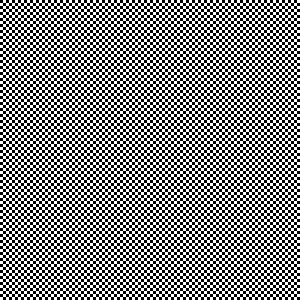
#> input picture Aula - PDI/Aula 10 - GLCM, PCA/codigos/checkerboard.tiff, 100 x 100 px (shown 3 times larger)
$ jupyter execute 'Graylevel Co-Ocurrence Matrix.ipynb'
#> lines starting #> are read from the running program, lines starting #| are printed output that depends on the picture; after the words box and inside, x2 and y2 are one past the last pixel; in counts of white or black regions, pixels touching at a corner belong together; long printed decimals are rounded
# Graylevel Co-Ocurrence Matrix (GLCM)

## 1.1 Cálculo da matriz GLCM

[cell 1]
import numpy as np
import matplotlib.pyplot as plt
import collections

def glcm(img, shift, num_levels):
    '''Calcula a matriz GLCM de uma imagem de entrada img.

    O parâmetro shift indica o deslocamento utilizado para comparar os pixels. Por
    exemplo, shift=(1,2) indica que cada pixel será relacionado com o pixel da linha
    de baixo e duas colunas para a direita. O parâmetro num_levels indica o número de
    níveis de intensidades desejados (tamanho da matriz GLCM)'''
#> called with img = array of shape (4, 4), shift = (0, 1), num_levels = 5

    glcm_matrix = np.zeros((num_levels, num_levels))

    num_rows, num_cols = img.shape
    for row in range(num_rows):
        for col in range(num_cols):
            reference_value = img[row, col]
            row_shift = row+shift[0]
            col_shift = col+shift[1]
            if row_shift>=0 and row_shift<num_rows and \
                        col_shift>=0 and col_shift<num_cols:
                neighbor_value = img[row+shift[0], col+shift[1]]
                glcm_matrix[reference_value, neighbor_value] += 1

    # Normaliza valores da matrix, de forma que a soma seja 1. Com isso,
    # os valores da matrix podem ser entendidos como probabilidades. Mas lembre-se
    # que os valores continuam sendo basicamente uma contagem, só que divididos por
    # um valor constante
    glcm_matrix = glcm_matrix/np.sum(glcm_matrix)

    return glcm_matrix

def glcm_numpy(img, shift, num_levels):
    '''Calcula a matriz GLCM de uma imagem de entrada img utilizando funcionalidades
       da bibliotecas numpy.

    O parâmetro shift indica o deslocamento utilizado para comparar os pixels. Por
    exemplo, shift=(1,2) indica que cada pixel será relacionado com o pixel da linha
    de baixo e duas colunas para a direita. O parâmetro num_levels indica o número de
    níveis de intensidades desejados (tamanho da matriz GLCM)'''

    num_rows, num_cols = img.shape

    # Cria arrays contendo os índices de todos os pontos da imagem, e
    # também arrays com os índices dos pontos transladados
    rr, cc = np.meshgrid(range(num_rows), range(num_cols), indexing='ij')
    rr = rr.flatten()
    cc = cc.flatten()
    rr_shift = rr + shift[0]
    cc_shift = cc + shift[1]

    # Mantém apenas índices que estão dentro da imagem
    valid_indices = np.nonzero((rr_shift>=0) & (rr_shift<num_rows) \
                               & (cc_shift>0) & (cc_shift<num_cols))
    rr = rr[valid_indices]
    cc = cc[valid_indices]
    rr_shift = rr_shift[valid_indices]
    cc_shift = cc_shift[valid_indices]

    # Valores da imagem em cada índice
    reference_values = img[rr, cc]
    neighbor_values = img[rr_shift, cc_shift]

    # Conta o número de ocorrências de cada tupla (x, y), onde
    # x é o valor do pixel referência e y o valor do pixel vizinho
    counter = collections.Counter(zip(reference_values, neighbor_values))

    # Separa os itens do contador. keys possui as tuplas (x, y) contendo
    # os pares de níveis de intensidade e values possui a contagem
    keys, values = zip(*counter.items())

    glcm_matrix = np.zeros((num_levels, num_levels))

    # Separa as tuplas em duas listas contendo linhas e colunas
    rows, cols = zip(*keys)
    glcm_matrix[rows, cols] = values
    glcm_matrix = glcm_matrix/np.sum(glcm_matrix)

    return glcm_matrix

## 1.2 Testes de cálculo da matriz GLCM

[cell 2]
img = np.array([[0, 1, 1, 4],
                [3, 2, 2, 1],
                [3, 2, 3, 2],
                [4, 2, 1, 1]])
glcm_mat = glcm(img, (0, 1), 5)
glcm_mat_np = glcm_numpy(img, (0, 1), 5)

print(glcm_mat)
print(glcm_mat_np)
# Imprime matriz não normalizada:
print(glcm_mat*(4*3))

[cell 3]
img = plt.imread('checkerboard.tiff')
#> img: shape (100, 100); 50% white in thin lines or dots
glcm_mat = glcm(img, (0, 1), 256)
#> after the loop in glcm (call 2), `for row in range(num_rows):`: glcm_matrix: shape (256, 256) float64; values 0 (black) and 4950 (white), 0% white in thin lines or dots
#> in glcm (call 2), `glcm_matrix = glcm_matrix/np.sum(glcm_matrix)`: glcm_matrix: shape (256, 256) float64; values 0 (black) and 0.5 (white), 0% white in thin lines or dots
print(glcm_mat)
#> (printed output is left out)
plt.imshow(glcm_mat, 'gray')

Note que os únicos valores não nulos da matriz glcm da imagem checkerboard estão nas posições (0, 255) e (255, 0)

[cell 4]
img = plt.imread('bricks.tiff')
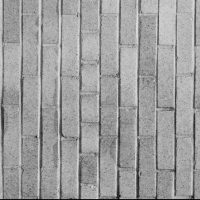
#> input picture Aula - PDI/Aula 10 - GLCM, PCA/codigos/bricks.tiff, 200 x 200 px
#> img is the input picture: shape (200, 200); min 4, max 220, mean 158.1
glcm_mat = glcm(img, (0, 1), 256)

plt.figure(figsize=[10,5])
plt.subplot(1, 2, 1)
plt.imshow(img, 'gray')
plt.subplot(1, 2, 2)
plt.imshow(glcm_mat, 'gray')

[cell 5]
img = plt.imread('tree.tiff')
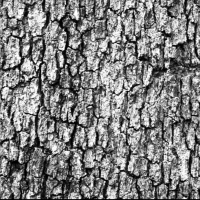
#> input picture Aula - PDI/Aula 10 - GLCM, PCA/codigos/tree.tiff, 200 x 200 px
#> img is the input picture: shape (200, 200); min 0, max 255, mean 127.6
glcm_mat = glcm(img, (0, 1), 256)
#> call 4 of glcm, with shift = (0, 1), num_levels = 256
#> after the loop in glcm (call 4), `for row in range(num_rows):`:
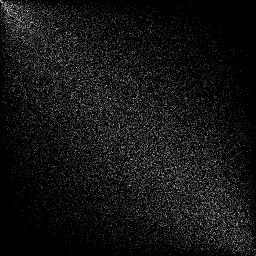
#> glcm_matrix: shape (256, 256) float64; min 0, max 8, mean 0.607; drawn with min black and max white

plt.figure(figsize=[10,5])
plt.subplot(1, 2, 1)
plt.imshow(img, 'gray')
plt.subplot(1, 2, 2)
plt.imshow(glcm_mat, 'gray')
#> after the loop in glcm (call 5), `for row in range(num_rows):`:
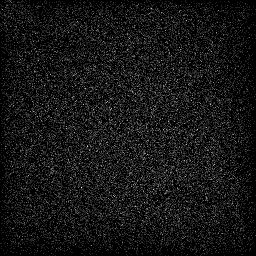
#> glcm_matrix: shape (256, 256) float64; min 0, max 7, mean 0.58; drawn with min black and max white

## 2. Cálculo de propriedades da GLCM

[cell 6]
def glcm_properties(glcm_mat):
    '''Calcula algumas propriedades da matriz GLCM de entrada glcm_mat'''

    num_rows, num_cols = glcm_mat.shape
#> num_rows = 256; num_cols = 256

    contrast = 0
    uniformity = 0
    homogeneity = 0
    entropy = 0
    for row in range(num_rows):
        for col in range(num_cols):
            contrast += (row-col)**2*glcm_mat[row, col]
            uniformity += glcm_mat[row, col]**2
            homogeneity += (glcm_mat[row, col]/(1+abs(row-col)))

            if glcm_mat[row, col]!=0:
                entropy += glcm_mat[row, col]*np.log2(glcm_mat[row, col])
#> after the loop, contrast = 8343; entropy = -14.65; homogeneity = 0.0397; uniformity = 4.34e-05
    entropy *= -1
#> entropy = 14.65

    return contrast, uniformity, homogeneity, entropy

[cell 7]
def glcm_properties_numpy(glcm_mat):
    '''Calcula algumas propriedades da matriz GLCM de entrada glcm_mat,
       utilizando funcionalidades da biblioteca numpy.'''

    num_levels = glcm_mat.shape[0]
    levels = np.arange(num_levels)

    # Cria arrays contendo os índices de todos os pontos da GLCM
    rr, cc = np.meshgrid(levels, levels, indexing='ij')
    rr = rr.flatten()
    cc = cc.flatten()

    contrast = np.sum((rr-cc)**2*glcm_mat[rr, cc])
    uniformity = np.sum(glcm_mat**2)
    homogeneity = np.sum(glcm_mat[rr, cc]/(1+np.abs(rr-cc)))
    ind_nonzero = np.nonzero(glcm_mat>0)
    entropy = -np.sum(glcm_mat[ind_nonzero]*np.log2(glcm_mat[ind_nonzero]))

    return contrast, uniformity, homogeneity, entropy

[cell 8]
img = plt.imread('tree.tiff')
glcm_mat = glcm(img, (0, 10), 256)

props = glcm_properties(glcm_mat)
#> props = (8343, 4.34e-05, 0.0397, 14.65)
print(props)
#| (8343.030, 4.3380886426583483e-05, 0.03975, 14.648)

[cell 9]
img = plt.imread('bricks.tiff')
glcm_mat = glcm(img, (0, 10), 256)
#> after the loop in glcm (call 6), `for row in range(num_rows):`:
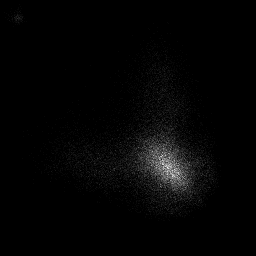
#> glcm_matrix: shape (256, 256) float64; min 0, max 32, mean 0.6; drawn with min black and max white

props = glcm_properties(glcm_mat)
#> props = (1294.1, 0.000205, 0.111, 12.79)
print(props)
#| (1294.124, 0.0002054, 0.111, 12.786)
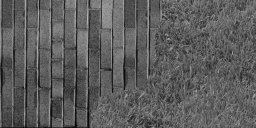
#> input picture Aula - PDI/Aula 10 - GLCM, PCA/codigos/grick.tiff, 256 x 128 px
#> further down, img is the input picture: shape (128, 256); min 5, max 184, mean 92.9

#### Cálculo da matriz GLCM dada uma distância (escala) e um ângulo

[cell 10]
def glcm_from_dist_and_angle(img, dist, angle, num_levels):
    '''Calcula a matriz GLCM utilizando como parâmetro a distância
       ao pixel de referência e o ângulo de comparação. Esses dois
       parâmetros são utilizados para definir o deslocamente (shift)
       e chamar a função GLCM'''

    col = dist*np.cos(angle)
    row = -dist*np.sin(angle)
    col = int(np.round(col))
    row = int(np.round(row))

    shift = (row, col)
    glcm_mat = glcm(img, shift, num_levels)

    return glcm_mat

# 3. Segmentação de imagens utilizando GLCM

## 3.1 Cálculo da GLCM por região

[cell 11]
def grid_img(img, window_size, shift, num_levels):
    '''Divide a imagem em diferentes regiões, e calcula propriedades
       da matriz GLCM de cada região. window_size ajusta o tamanho das
       subregiões a serem utilizadas, e shift e num_levels são parâmetros
       da GLCM.'''
#> called with window_size = 16, shift = (0, 1), num_levels = 256

    num_rows, num_cols = img.shape
#> num_rows = 128; num_cols = 256
    num_windows_rows = int(num_rows/window_size)
#> num_windows_rows = 8
    num_windows_cols = int(num_cols/window_size)
#> num_windows_cols = 16

    contrast_img = np.zeros((num_windows_rows, num_windows_cols))
    uniformity_img = np.zeros((num_windows_rows, num_windows_cols))
    homogeneity_img = np.zeros((num_windows_rows, num_windows_cols))
    entropy_img = np.zeros((num_windows_rows, num_windows_cols))
    for window_row in range(num_windows_rows):
        print(window_row)
        first_row = window_size*window_row
        last_row = first_row + window_size
        for window_col in range(num_windows_cols):
            first_col = window_size*window_col
            last_col = first_col + window_size

            img_patch = img[first_row:last_row, first_col:last_col]

            glcm_patch = glcm(img_patch, shift, num_levels)
            props = glcm_properties_numpy(glcm_patch)
            contrast, uniformity, homogeneity, entropy = props
            contrast_img[window_row, window_col] = contrast
            uniformity_img[window_row, window_col] = uniformity
            homogeneity_img[window_row, window_col] = homogeneity
            entropy_img[window_row, window_col] = entropy

    return contrast_img, uniformity_img, homogeneity_img, entropy_img

[cell 12]
img = plt.imread('grick.tiff')
import scipy.ndimage as ndi
img_props = grid_img(img, 16, (0, 1), 256)
contrast_img, uniformity_img, homogeneity_img, entropy_img = img_props

plt.figure()
plt.imshow(contrast_img, 'gray')
plt.title('Contraste')
plt.figure()
plt.imshow(uniformity_img, 'gray')
plt.title('Uniformidade')
plt.figure()
plt.imshow(homogeneity_img, 'gray')
plt.title('Homogeneidade')
plt.figure()
plt.imshow(entropy_img, 'gray')
plt.title('Entropia')

[cell 13]
np.array(img.shape)/16
#> Out = [8, 16]

## 3.2 Segmenção da imagem utilizando textura

Vemos no resultado acima que a propriedade de contraste parece separar bem as regiões, então utilizaremos essa propriedade na segmentação.

[cell 14]
# Teste com limiarização de intensidade, resultado ruim!
threshold = 90
plt.imshow(img>threshold, 'gray')
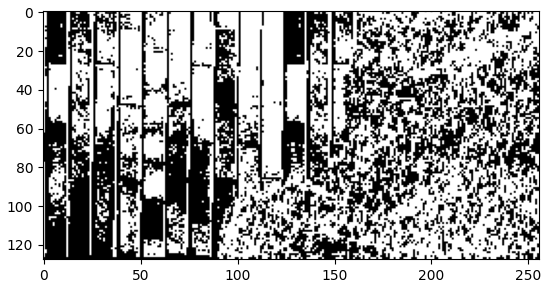
#> figure drawn by matplotlib, 1 panel

[cell 15]
# Teste com limiarização de intensidade, resultado razoável!
threshold_contrast = 700
plt.imshow(contrast_img>threshold_contrast, 'gray')
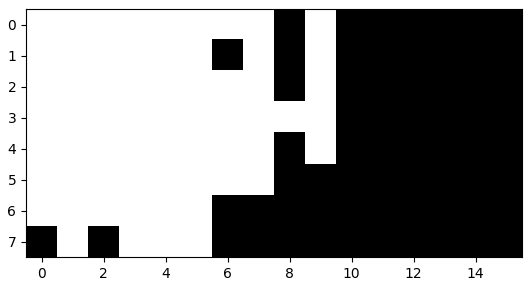
#> figure drawn by matplotlib, 1 panel

Vemos que a imagem binária resultante parece segmentar bem as duas regiões da imagem, mas essa imagem possui um tamanho menor do que a imagem original. Abaixo definimos uma função para gerar uma máscara binária de mesmo tamanho que a imagem original.

[cell 16]
# Limiarização da imagem de contraste e fechamento morfológico
feature_mask = contrast_img>700
feature_mask_dil = ndi.binary_dilation(feature_mask, iterations=1)
feature_mask_closed = ndi.binary_erosion(feature_mask_dil, iterations=1,
                                                         border_value=1)
mask = ndi.zoom(feature_mask_closed, zoom=16, order=0)
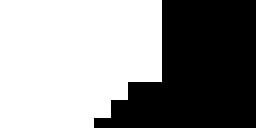
#> mask: shape (128, 256) bool; 56.5% white; 1 black region, box (x1, y1, x2, y2) and area: (94, 0, 256, 128) 14242

img_brick = mask*img
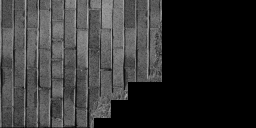
#> img_brick: shape (128, 256); min 0, max 184, mean 51.9
plt.imshow(img_brick, 'gray')
